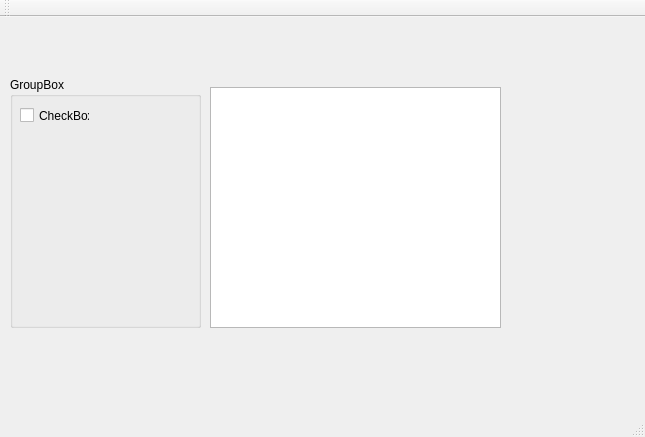
<?xml version="1.0" encoding="UTF-8"?>
<ui version="4.0">
 <class>MainWindowClass</class>
 <widget class="QMainWindow" name="MainWindowClass">
  <property name="geometry">
   <rect>
    <x>0</x>
    <y>0</y>
    <width>645</width>
    <height>437</height>
   </rect>
  </property>
  <property name="windowTitle">
   <string>MainWindow</string>
  </property>
  <widget class="QWidget" name="centralWidget">
   <widget class="QGroupBox" name="groupBox">
    <property name="geometry">
     <rect>
      <x>10</x>
      <y>60</y>
      <width>191</width>
      <height>251</height>
     </rect>
    </property>
    <property name="title">
     <string>GroupBox</string>
    </property>
    <widget class="QCheckBox" name="chkIN0">
     <property name="geometry">
      <rect>
       <x>10</x>
       <y>30</y>
       <width>70</width>
       <height>17</height>
      </rect>
     </property>
     <property name="text">
      <string>CheckBox</string>
     </property>
    </widget>
   </widget>
   <widget class="QListView" name="lstOutputs">
    <property name="geometry">
     <rect>
      <x>210</x>
      <y>70</y>
      <width>291</width>
      <height>241</height>
     </rect>
    </property>
   </widget>
  </widget>
  <widget class="QMenuBar" name="menuBar">
   <property name="geometry">
    <rect>
     <x>0</x>
     <y>0</y>
     <width>645</width>
     <height>21</height>
    </rect>
   </property>
  </widget>
  <widget class="QToolBar" name="mainToolBar">
   <attribute name="toolBarArea">
    <enum>TopToolBarArea</enum>
   </attribute>
   <attribute name="toolBarBreak">
    <bool>false</bool>
   </attribute>
  </widget>
  <widget class="QStatusBar" name="statusBar"/>
 </widget>
 <layoutdefault spacing="6" margin="11"/>
 <resources>
  <include location="MainWindow.qrc"/>
 </resources>
 <connections/>
</ui>
